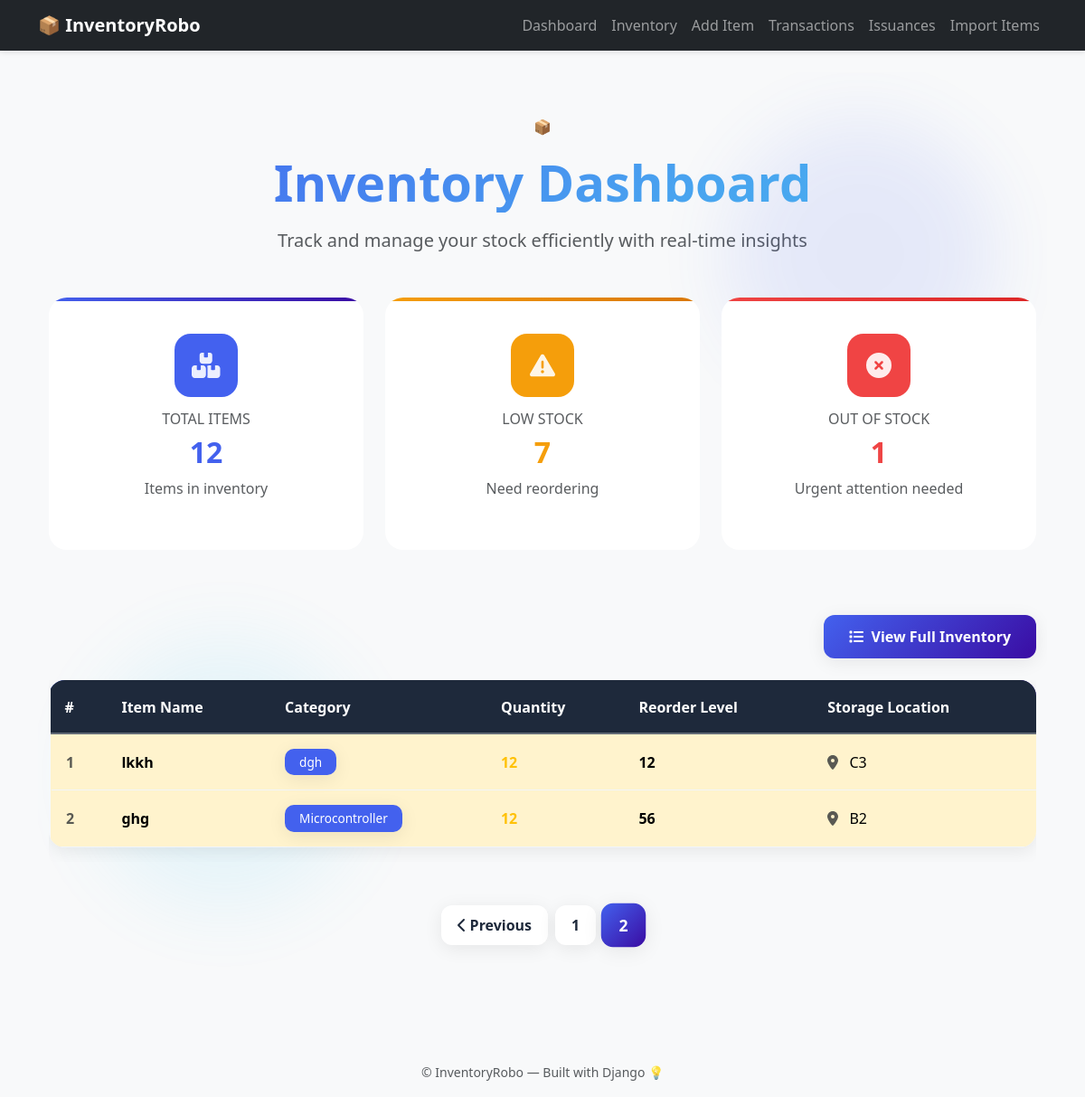
Page /?page=2 on the earlier database version.
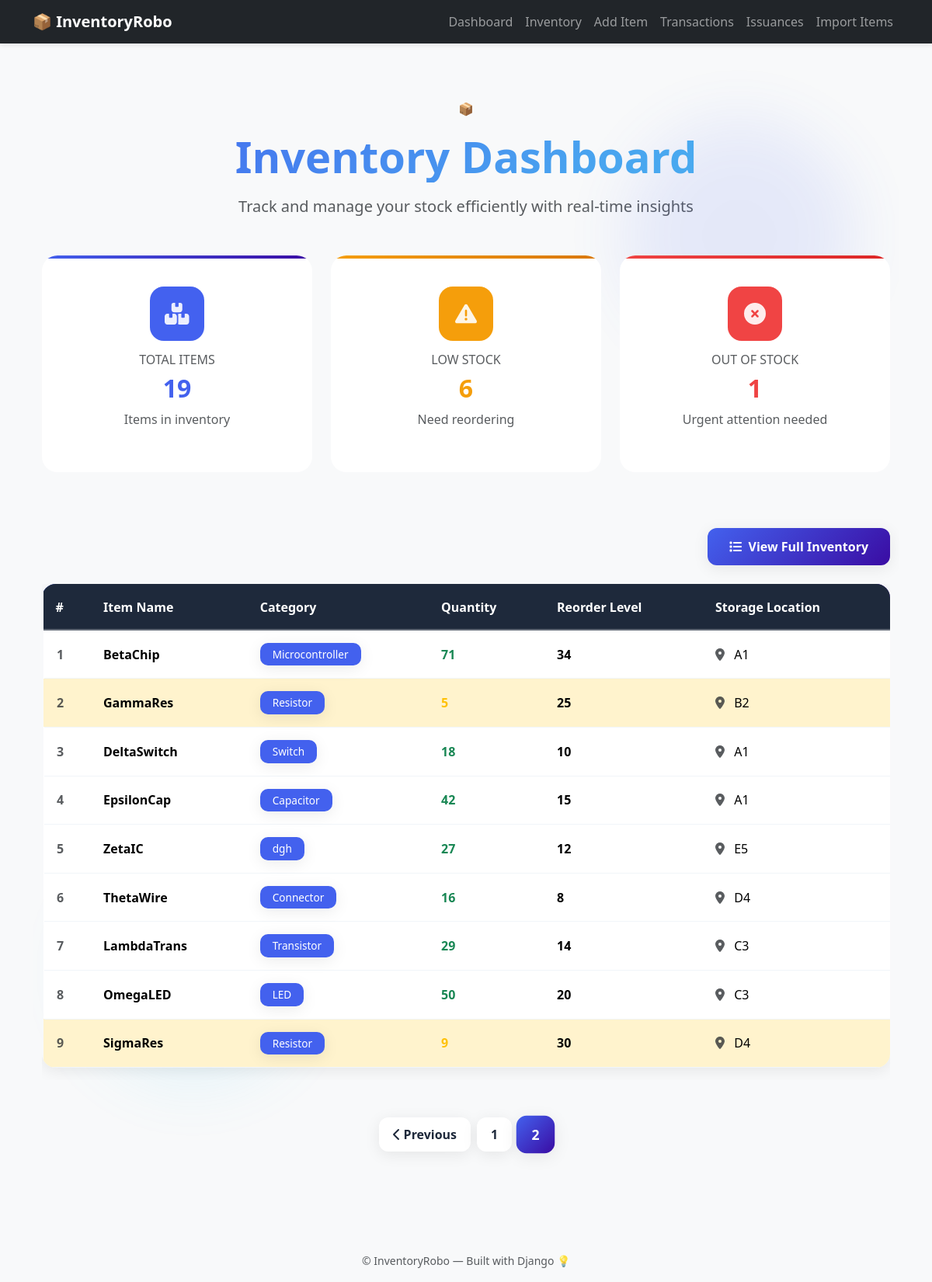
Same page on the later database version.
### inventory/models.py (models this page shows, shortened)
class Item(models.Model):
    serial_no = models.PositiveIntegerField(unique=True, blank=True, null=True)
    name = models.CharField(max_length=100)
    category = models.CharField(max_length=50, choices=CATEGORY_CHOICES)
    custom_category = models.CharField(max_length=100, blank=True, null=True)
    quantity = models.PositiveIntegerField(default=0)
    reorder_level = models.PositiveIntegerField(default=5)
    unit_price = models.DecimalField(max_digits=10, decimal_places=2)
    supplier = models.CharField(max_length=100, blank=True, null=True)
    location = models.CharField(max_length=100, blank=True, null=True)
    description = models.TextField(blank=True, null=True)
    created_at = models.DateTimeField(auto_now_add=True)
    storage_location = models.CharField(max_length=10, blank=True, null=True, editable=False)

### inventory/views.py (the view)
# urls.py: path('', views.dashboard, name='dashboard'),
def dashboard(request):
    total_items = Item.objects.count()
    low_stock = Item.objects.filter(quantity__gt=0, quantity__lte=F('reorder_level')).count()
    out_stock = Item.objects.filter(quantity=0).count()
    items = Item.objects.all().order_by('serial_no')
    paginator = Paginator(items, 10)
    page_number = request.GET.get('page')
    page_obj = paginator.get_page(page_number)
    context = {
        'total_items': total_items,
        'low_stock': low_stock,
        'out_stock': out_stock,
        'items': items,
        'CATEGORIES': get_all_categories(),
        'page_obj': page_obj,
    }
    return render(request, 'inventory/dashboard.html', context)

### inventory/utils.py (called while the page is built)
def get_all_categories():
    return (
        Item.objects
        .exclude(category__isnull=True)
        .exclude(category__exact='')
        .values_list('category', flat=True)
        .distinct()
        .order_by('category')
    )

### inventory/templates/inventory/dashboard.html (shortened to what the changed rows need)
{% extends 'inventory/base.html' %}
{% load static %}
{% block content %}
<div class="container py-5 position-relative overflow-hidden">
    <div class="text-center mb-5 fade-in">
        <h1 class="fw-bold gradient-text display-4 mb-3">
            Inventory Dashboard
        </h1>
    </div>
    <div class="row mb-5">
        <div class="col-md-4 mb-4 fade-in" style="animation-delay: 0.1s;">
            <div class="card stat-card p-4 border-0 h-100">
                <div class="card-body text-center">
                    <div class="card-icon mx-auto" style="background: var(--primary); color: white;">
                        <i class="fas fa-boxes"></i>
                    </div>
                    <h6 class="text-muted mb-2">TOTAL ITEMS</h6>
                    <h2 class="fw-bold mb-0" style="color: var(--primary);">{{ total_items }}</h2>
                    <p class="text-muted mt-2">Items in inventory</p>
                </div>
            </div>
        </div>
        <div class="col-md-4 mb-4 fade-in" style="animation-delay: 0.2s;">
            <div class="card stat-card warning p-4 border-0 h-100">
                <div class="card-body text-center">
                    <div class="card-icon mx-auto" style="background: var(--warning); color: white;">
                        <i class="fas fa-exclamation-triangle"></i>
                    </div>
                    <h6 class="text-muted mb-2">LOW STOCK</h6>
                    <h2 class="fw-bold mb-0" style="color: var(--warning);">{{ low_stock }}</h2>
                    <p class="text-muted mt-2">Need reordering</p>
                </div>
            </div>
        </div>
        <div class="col-md-4 mb-4 fade-in" style="animation-delay: 0.3s;">
            <div class="card stat-card danger p-4 border-0 h-100">
                <div class="card-body text-center">
                    <h2 class="fw-bold mb-0" style="color: var(--danger);">{{ out_stock }}</h2>
                </div>
            </div>
        </div>
    </div>
    <div class="table-responsive fade-in" style="animation-delay: 0.4s;">
        <table class="table table-modern table-hover">
            <thead>
                <tr>
                    <th>#</th>
                    <th>Item Name</th>
                    <th>Category</th>
                    <th>Quantity</th>
                    <th>Reorder Level</th>
                    <th>Storage Location</th>
                </tr>
            </thead>
            <tbody>
                {% for item in page_obj %}
                <tr
                    class="{% if item.quantity == 0 %}table-danger{% elif item.quantity <= item.reorder_level %}table-warning{% endif %}">
                    <td class="fw-bold text-muted">{{ forloop.counter }}</td>
                    <td class="fw-semibold">{{ item.name }}</td>
                    <td>
                        <span class="badge badge-modern" style="background: var(--primary); color: #fff;">
                            {{ item.category }}
                        </span>
                    </td>
                    <td>
                        <span
                            class="fw-bold {% if item.quantity == 0 %}text-danger{% elif item.quantity <= item.reorder_level %}text-warning{% else %}text-success{% endif %}">
                            {{ item.quantity }}
                        </span>
                    </td>
                    <td class="fw-semibold">{{ item.reorder_level }}</td>
                    <td>
                        <i class="fas fa-map-marker-alt me-2 text-muted"></i>
                        {{ item.storage_location }}
                    </td>
                </tr>
                {% endfor %}
            </tbody>
        </table>
    </div>
    {% if page_obj.paginator.num_pages > 1 %}
    <div class="d-flex justify-content-center mt-5 fade-in" style="animation-delay: 0.5s;">
        <ul class="pagination pagination-modern">
            {% for num in page_obj.paginator.page_range %}
            {% if page_obj.number == num %}
            <li class="page-item active">
                <span class="page-link">{{ num }}</span>
            </li>
            {% elif num > page_obj.number|add:'-3' and num < page_obj.number|add:'3' %} <li class="page-item">
                <a class="page-link" href="?page={{ num }}">{{ num }}</a>
                </li>
                {% endif %}
                {% endfor %}
        </ul>
    </div>
    {% endif %}
</div>
{% endblock %}

Differences in the rows shown:
removed Item: name "lkkh", category "dgh", quantity "12", reorder_level "12", storage_location "C3"
removed Item: name "ghg", category "Microcontroller", quantity "12", reorder_level "56", storage_location "B2"
added Item: name "BetaChip", category "Microcontroller", quantity "71", reorder_level "34", storage_location "A1"
added Item: name "GammaRes", category "Resistor", quantity "5", reorder_level "25", storage_location "B2"
added Item: name "DeltaSwitch", category "Switch", quantity "18", reorder_level "10", storage_location "A1"
added Item: name "EpsilonCap", category "Capacitor", quantity "42", reorder_level "15", storage_location "A1"
added Item: name "ZetaIC", category "dgh", quantity "27", reorder_level "12", storage_location "E5"
added Item: name "ThetaWire", category "Connector", quantity "16", reorder_level "8", storage_location "D4"
added Item: name "LambdaTrans", category "Transistor", quantity "29", reorder_level "14", storage_location "C3"
added Item: name "OmegaLED", category "LED", quantity "50", reorder_level "20", storage_location "C3"
added Item: name "SigmaRes", category "Resistor", quantity "9", reorder_level "30", storage_location "D4"
Other differences:
{{ total_items }}: "12" → "19"
{{ low_stock }}: "7" → "6"
